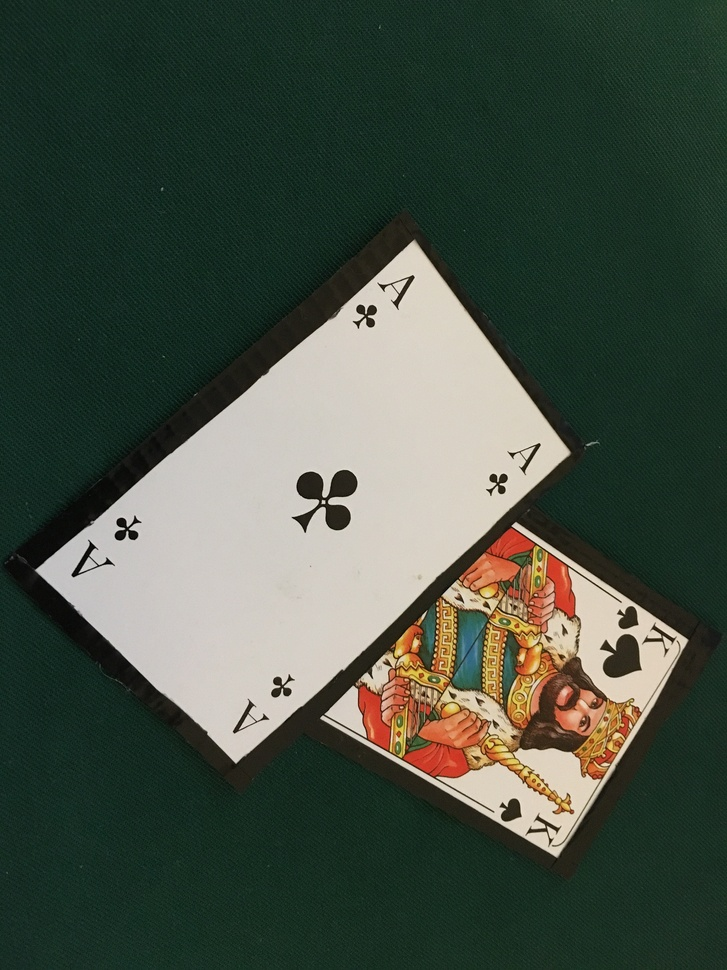
%> input picture matlab/input/Datensaetze/Spielsimulation/Spiel 3/Spielzug_9.jpg, 727 x 970 px, shrunk from 1512 x 2016 before the run
$ octave prototyp_per.m   (GNU Octave 9; MATLAB toolbox functions it lacks are replaced by stand-ins)
%> lines starting %> are read from the running program, lines starting %| are printed output that depends on the picture; in (x1, y1, x2, y2) boxes, pixels count from 0 and x2, y2 are one past the last pixel; in counts of white or black regions, pixels touching at a corner belong together; the program's own positions count from 1
### matlab/cornerDetection.m
%returns the four corner of the card
function [firstcorner, secondcorner, thirdcorner, fourthcorner] = cornerDetection(first_binary_image)
    boundingbox     = regionprops(first_binary_image, 'BoundingBox');
    boxproperties   = boundingbox.BoundingBox;
    left            = round(boxproperties(1));
    top             = round(boxproperties(2));
    width           = boxproperties(3);
    height          = boxproperties(4);
    right           = round(boxproperties(1) + width) - 1;
    bottom          = round(boxproperties(2) + height) - 1;
    firstcorner     = -1;
    secondcorner    = -1;
    thirdcorner     = -1;
    fourthcorner    = -1;
    %get first corner from top left to top right
    for x = left : right
        value = first_binary_image(top, x);
        if(value == 1)
            firstcorner = [top, x];
            break;
        end
    end
    %get second corner from top left to bottom left
    for y = top : bottom
        value = first_binary_image(y, left);
        if(value == 1)
            secondcorner = [y, left];
            break;
        end
    end
    %get third corner top right to bottom right
    for y = top : bottom
        value = first_binary_image(y, right);
        if(value == 1)
            thirdcorner = [y, right];
            break;
        end
    end
    %get fourth corner from bottom left to bottom right
    for x = left : right
        value = first_binary_image(bottom, x);
        if(value == 1)
            fourthcorner = [bottom, x];
            break;
        end
    end
end

### matlab/geom_transf_lowercard.m
function [ card_one_corrected ] = geom_transf_lowercard( card_first, card_one )
%GEOM_TRANSF_CARD - transforms the lower card from perspective projection to
%orthographic projection
%   Author: Miran Jank, 1526438
%   Input: lower card without perspective correction
%   Output: lower card transformed

[firstcorner, secondcorner, thirdcorner, fourthcorner] = cornerDetection(card_first);

%---- Get distance of all relevant edges ----%

distOL = round(pdist([firstcorner;secondcorner],'euclidean'));
distLU = round(pdist([secondcorner;fourthcorner],'euclidean'));
distUR = round(pdist([fourthcorner;thirdcorner],'euclidean'));
distRO = round(pdist([thirdcorner;firstcorner],'euclidean'));

distarray = [distOL,distLU,distUR,distRO];


%---- Search for the shortestpath ,secondshortestpath and longestpath ----%
shortestpath = distOL;
secondshortestpath = distRO;
longestpath = distOL;

for i = 1:4
    if(distarray(i) < shortestpath)
        shortestpath = distarray(i);
    end
    if(distarray(i) > longestpath)
        longestpath = distarray(i);
    end
end

TEMP = 50000;
for i = 1:4
    if(distarray(i) == shortestpath)
    elseif((distarray(i) - shortestpath) < TEMP)
        secondshortestpath = distarray(i);
        TEMP = distarray(i) - shortestpath;
    end
end

%---- Corner creation and allocation ----%
%Create new corner
newcorner = [0 0];

%Calculate coordinates of the new corner
if(longestpath == distOL)
    if(shortestpath == distRO || secondshortestpath == distRO)
        %left(secondcorner) is to be changed

        newcorner = firstcorner - secondcorner;
        betragnewcorner = norm(newcorner);
        einheitsvektor = newcorner/betragnewcorner;
        einheitsvektor = einheitsvektor * (longestpath - shortestpath);
        newcorner = secondcorner + einheitsvektor;

        secondcorner = newcorner;
    elseif(shortestpath == distLU || secondshortestpath == distLU)
        %up(firstcorner)
        %180° WORKS
        newcorner = secondcorner - firstcorner;
        betragnewcorner = norm(newcorner);
        einheitsvektor = newcorner/betragnewcorner;
        einheitsvektor = einheitsvektor * (longestpath - shortestpath);
        newcorner = firstcorner + einheitsvektor;

        firstcorner = newcorner;
    end
elseif(longestpath == distRO)
    if(shortestpath == distOL || secondshortestpath == distOL)
        %right(thirdcorner)
        %270° SEMIWORKS - verzerrung, da gedreht
        newcorner = firstcorner - thirdcorner;
        betragnewcorner = norm(newcorner);
        einheitsvektor = newcorner/betragnewcorner;
        einheitsvektor = einheitsvektor * (longestpath - shortestpath);
        newcorner = thirdcorner + einheitsvektor;

        thirdcorner = newcorner;
    elseif(shortestpath == distUR || secondshortestpath == distUR)
        %up(firstcorner)
        %
        newcorner = thirdcorner - firstcorner;
        betragnewcorner = norm(newcorner);
        einheitsvektor = newcorner/betragnewcorner;
        einheitsvektor = einheitsvektor * (longestpath - shortestpath);
        newcorner = firstcorner + einheitsvektor;

        firstcorner = newcorner;
    end
elseif(longestpath == distLU)
    if(shortestpath == distOL || secondshortestpath == distOL)
        %down(fourthcorner)
        %
        newcorner = secondcorner - fourthcorner;
        betragnewcorner = norm(newcorner);
        einheitsvektor = newcorner/betragnewcorner;
        einheitsvektor = einheitsvektor / (longestpath - shortestpath);
        newcorner =  fourthcorner + einheitsvektor;

        fourthcorner = newcorner;
    elseif(shortestpath == distUR || secondshortestpath == distUR)
        %left(secondcorner)
        %90° SEMIWORKS - verzerrung, da gedreht
        newcorner = fourthcorner - secondcorner;
        betragnewcorner = norm(newcorner);
        einheitsvektor = newcorner/betragnewcorner;
        einheitsvektor = einheitsvektor * (longestpath - shortestpath);
        newcorner = secondcorner + einheitsvektor;

        secondcorner = newcorner;
    end
elseif(longestpath == distUR)
    if(shortestpath == distRO || secondshortestpath == distRO)
        %down(fourthcorner)
        %0° WORKS
        newcorner = thirdcorner - fourthcorner;
        betragnewcorner = norm(newcorner);
        einheitsvektor = newcorner/betragnewcorner;
        einheitsvektor = einheitsvektor * (longestpath - shortestpath);
        newcorner = fourthcorner + einheitsvektor;

        fourthcorner = newcorner;
    elseif(shortestpath == distLU || secondshortestpath == distLU)
        %right(thirdcorner)
        %
        newcorner = fourthcorner - thirdcorner;
        betragnewcorner = norm(newcorner);
        einheitsvektor = newcorner/betragnewcorner;
        einheitsvektor = einheitsvektor * (longestpath - shortestpath);
        newcorner = thirdcorner + einheitsvektor;

        thirdcorner = newcorner;
    end
end

corners = [firstcorner;secondcorner;thirdcorner;fourthcorner];

r = [corners(1,1) corners(2,1) corners(3,1) corners(4,1)]';
c = [corners(1,2) corners(2,2) corners(3,2) corners(4,2)]';
% Verhältnis zwischen der linken und rechten Seite
links = [firstcorner; secondcorner];
rechts = [thirdcorner; fourthcorner];
d_l = pdist(links,'euclidean');
d_r = pdist(rechts,'euclidean');

% Kartenverhältnis 5:8 normal - 5:4 bei halber Karte
base = [0 0; 0 4; 5 0; 5 4*(d_r/d_l)]*150;
% Tansformation-Matrix
movPts = [c r];
fixPts = base;
tform = getTransformationMatrix(movPts',fixPts');

% In double umwandeln
card_one = double(card_one);
card_one = card_one/255;

% RGB-Kanäle einzeln transformieren
[r] = geotransform(card_one(:,:,1), tform);
[g] = geotransform(card_one(:,:,2), tform);
[b] = geotransform(card_one(:,:,3), tform);

% Output erzeugen und Kanäle zusammenlegen
card_one_corrected = repmat(uint8(0),[size(r),3]);
card_one_corrected(:,:,1) = uint8(round(r*255));
card_one_corrected(:,:,2) = uint8(round(g*255));
card_one_corrected(:,:,3) = uint8(round(b*255));
end

### matlab/getTransformationMatrix.m
% 	Erzeugung einer Transformationsmatrix mittels
% 	Direct Linear Transformation (DLT)
%   Parameter:
%       fix - 2x4 Matrix, Ecken einer Karte
%       mov - 2x4 Matrix, Zielkoordinaten
%   Ausgabe:
%       H   - 3x3 Matrix
%   Author: Aleksandar Marinkovic 01634028

function H = getTransformationMatrix(fix,mov)

    % Anzahl der Punkte
    npts=4;
    % Koordinaten des Ziels
    x = mov(1,:);
    y = mov(2,:);
    % Koordinaten der Eckpunkte
    xd = fix(1,:);
    yd = fix(2,:);

    % 8x9 Matrix mittels DLT bilden
    H = zeros(2*npts,9);
    for i=1:npts
        H(2*i-1,:) = [x(i) y(i) 1 0 0 0 -xd(i).*x(i) -xd(i).*y(i) -xd(i)];
        H(2*i,:)   = [0 0 0 x(i) y(i) 1 -yd(i).*x(i) -yd(i).*y(i) -yd(i)];
    end

    % Transformationsmatrix aus V entnehmen
    [U,S,V] = svd(H); % H = U*S*V
    H=reshape(V(:,9),3,3)';

    % Normalisieren
    S = svd(H);
    H = H / S(2);
end

### matlab/geotransform.m
% 	Perspektivkorrektur eines Bildes
%   Parameter:
%       im      - Graustufenbild / Channel einzeln transformieren
%       T       - 3x3 Transformationsmatrix
%   Ausgabe:
%       newim   - Transformiertes Bild
%   Author: Aleksandar Marinkovic 01634028

function newim = geotransform(im, T)
    [rows, cols] = size(im);
    x = (1:cols)';
    y = (1:rows)';

    % Alle m鰃lichen xy-Koordinaten
    [xi, yi] = meshgrid(x,y);
    xi_size = length(xi(:));

    % mit der Transformationsmatrix multiplizieren
    imgT = T * [xi(:) yi(:) ones(xi_size, 1)]';

    % xy-Koordinaten normalisieren
    xq = imgT(1,:) ./ imgT(3,:);
    yq = imgT(2,:) ./ imgT(3,:);

    % Interpolieren & reshapen
    newim = interp2(im, xq, yq);
    newim = reshape(newim, rows, cols);
end

### matlab/prototyp_per.m
% Prototype here please %
close all;
%1. Karten teilen/ 2 separate bilder erstellen mit je 1 Karte
%2. Geometrisch projezieren / homogenes Bild erhalten
%3. Template matching - resultat erhalten

% Original Image
input = imread('input/Datensaetze/Spielsimulation/Spiel 3/Spielzug_9.jpg');
%> input is the input picture: size 970x727x3 uint8; mean R, G, B 69.9, 80, 67.9
% write = 'Output/untere Karte/Spiel 3_8u.jpg';
% input = imread('input/test_img_pers2a.jpg');
%%%%%%%%%%%%%%%%%%%%%%%%%%%%%%%%%%%%

% Grayscale image
input_gray = rgb2gray(input);
%%%%%%%%%%%%%%%%%%%%%%%%%%%%%%%%%%%%

% Binarized Image
binaryInput = imbinarize(input_gray, 0.5);
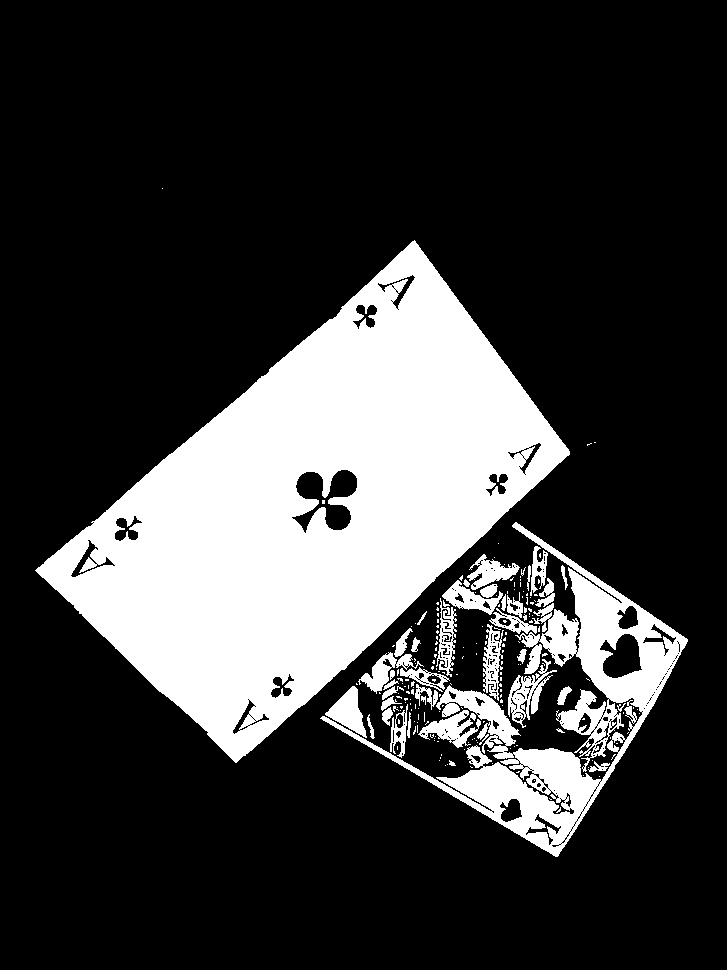
%> binaryInput: size 970x727 logical; 23% white; 205 white regions (165 under 20 px), largest, box (x1, y1, x2, y2) and area: (35, 240, 570, 763) 125362, (320, 522, 688, 857) 24338, (508, 659, 557, 728) 1128
%%%%%%%%%%%%%%%%%%%%%%%%%%%%%%%%%%%%

% connected components
CC = bwconncomp(binaryInput);
%> CC = 205 connected components
%%%%%%%%%%%%%%%%%%%%%%%%%%%%%%%%%%%%

% Dummy Image
BW2 = zeros(size(binaryInput));
%%%%%%%%%%%%%%%%%%%%%%%%%%%%%%%%%%%%

% Sort biggest Components
numPixels = cellfun(@numel,CC.PixelIdxList);
%> numPixels = 205 values, max 125362 at index 1, min 1 at index 2, mean 789.5
[biggest, idx] = sort(numPixels,'descend');
%> biggest = 205 values, max 125362 at index 1, min 1 at index 152, mean 789.5; idx = 205 values, max 205 at index 205, min 1 at index 1, mean 103
%%%%%%%%%%%%%%%%%%%%%%%%%%%%%%%%%%%%

%Fill the holes in the 2 components
card_first = zeros(size(binaryInput));
card_first(CC.PixelIdxList{idx(1)}) = 1;
filled_first = imfill(card_first, 'holes');

card_second = zeros(size(binaryInput));
card_second(CC.PixelIdxList{idx(2)}) = 1;
filled_second = imfill(card_second, 'holes');
%%%%%%%%%%%%%%%%%%%%%%%%%%%%%%%%%%%%

%Decide which card is bigger by comparing the pixels
if(sum(filled_first) > sum(filled_second))
    card_first = filled_first;
    card_second = filled_second;
else
    card_first = filled_second;
    card_second = filled_first;
end;
%%%%%%%%%%%%%%%%%%%%%%%%%%%%%%%%%%%%

%Get the RGB card from the Original image by dotmultiplying with the binary
%image
card_one = input;
card_two = input;

card_one(:,:,1) = double(card_one(:,:,1)) .* card_first(:,:);
card_one(:,:,2) = double(card_one(:,:,2)) .* card_first(:,:);
card_one(:,:,3) = double(card_one(:,:,3)) .* card_first(:,:);

card_two(:,:,1) = double(card_two(:,:,1)) .* card_second(:,:);
card_two(:,:,2) = double(card_two(:,:,2)) .* card_second(:,:);
card_two(:,:,3) = double(card_two(:,:,3)) .* card_second(:,:);
%%%%%%%%%%%%%%%%%%%%%%%%%%%%%%%%%%%%

% Show both cards
 imshowpair(card_one, card_two, 'Montage');
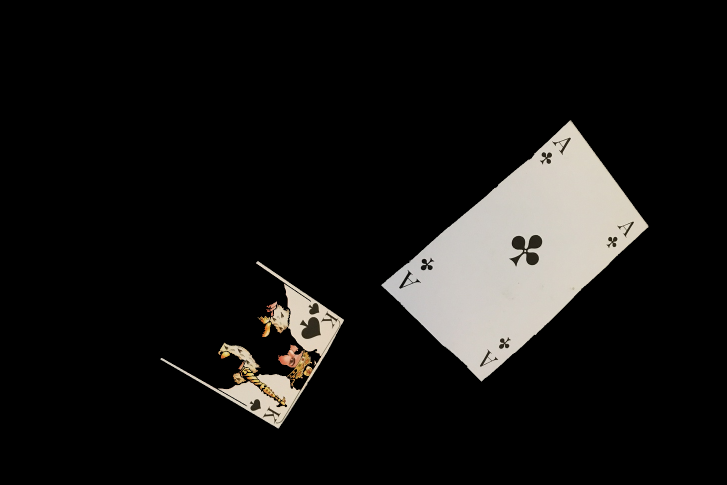
%> displayed picture: size 970x1454x3, on the screen's scale of 0 to 255 (shown at 1/2 size); mean R, G, B 22.8, 21.8, 20.5
%%%%%%%%%%%%%%%%%%%%%%%%%%%%%%%%%%%%

%grayscale of the two single cards
card_one_gray = rgb2gray(card_one);
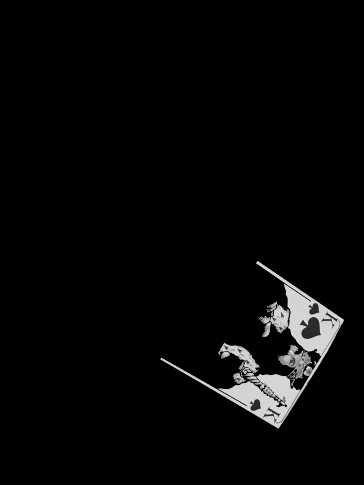
%> card_one_gray: size 970x727 uint8 (shown at 1/2 size); min 0, max 235, mean 7.2
card_two_gray = rgb2gray(card_two);

% [105 lines of commented-out code are left out]
card_one_corrected = geom_transf_lowercard(card_first, card_one);
%> in cornerDetection, `boundingbox     = regionprops(first_binary_image, 'BoundingBox');`: boundingbox = 1 region; box (x1, y1, x2, y2): (320, 522, 688, 857)
%> in cornerDetection, `boxproperties   = boundingbox.BoundingBox;`: boxproperties = [320.5 522.5 368 335]
%> in cornerDetection, `left            = round(boxproperties(1));`: left = 321
%> in cornerDetection, `top             = round(boxproperties(2));`: top = 523
%> in cornerDetection, `width           = boxproperties(3);`: width = 368
%> in cornerDetection, `height          = boxproperties(4);`: height = 335
%> in cornerDetection, `right           = round(boxproperties(1) + width) - 1;`: right = 688
%> in cornerDetection, `bottom          = round(boxproperties(2) + height) - 1;`: bottom = 857
%> after the loop in cornerDetection, `for x = left : right`: firstcorner = [523 516]
%> after the loop in cornerDetection, `for y = top : bottom`: secondcorner = [719 321]
%> the loop in cornerDetection, `for y = top : bottom` made 118 passes
%> after the loop in cornerDetection, `for y = top : bottom`: thirdcorner = [640 688]
%> after the loop in cornerDetection, `for x = left : right`: fourthcorner = [857 556]
%> in geom_transf_lowercard, `[firstcorner, secondcorner, thirdcorner, fourthcorner] = cornerDetecti..`: firstcorner = [523 516]; secondcorner = [719 321]; thirdcorner = [640 688]; fourthcorner = [857 556]
%> in geom_transf_lowercard, `distOL = round(pdist([firstcorner;secondcorner],'euclidean'));`: distOL = 276
%> in geom_transf_lowercard, `distLU = round(pdist([secondcorner;fourthcorner],'euclidean'));`: distLU = 273
%> in geom_transf_lowercard, `distUR = round(pdist([fourthcorner;thirdcorner],'euclidean'));`: distUR = 254
%> in geom_transf_lowercard, `distRO = round(pdist([thirdcorner;firstcorner],'euclidean'));`: distRO = 208
%> in geom_transf_lowercard, `distarray = [distOL,distLU,distUR,distRO];`: distarray = [276 273 254 208]
%> in geom_transf_lowercard, `shortestpath = distOL;`: shortestpath = 276
%> in geom_transf_lowercard, `secondshortestpath = distRO;`: secondshortestpath = 208
%> in geom_transf_lowercard, `longestpath = distOL;`: longestpath = 276
%> the loop in geom_transf_lowercard, `for i = 1:4` made 4 passes
%> shortestpath on passes 2 to 4: 273, 254, 208
%> the loop in geom_transf_lowercard, `for i = 1:4` made 4 passes
%> (secondshortestpath, TEMP) on passes 1 to 3: (276, 68), (273, 65), (254, 46)
%> in geom_transf_lowercard, `newcorner = firstcorner - secondcorner;`: newcorner = [-196 195]
%> in geom_transf_lowercard, `betragnewcorner = norm(newcorner);`: betragnewcorner = 276.5
%> in geom_transf_lowercard, `einheitsvektor = newcorner/betragnewcorner;`: einheitsvektor = [-0.709 0.705]
%> in geom_transf_lowercard, `einheitsvektor = einheitsvektor * (longestpath - shortestpath);`: einheitsvektor = [-48.21 47.96]
%> in geom_transf_lowercard, `newcorner = secondcorner + einheitsvektor;`: newcorner = [670.8 369]
%> in geom_transf_lowercard, `corners = [firstcorner;secondcorner;thirdcorner;fourthcorner];`: corners = [523 516; 670.8 369; 640 688; 857 556]
%> in geom_transf_lowercard, `r = [corners(1,1) corners(2,1) corners(3,1) corners(4,1)]';`: r = [523; 670.8; 640; 857]
%> in geom_transf_lowercard, `c = [corners(1,2) corners(2,2) corners(3,2) corners(4,2)]';`: c = [516; 369; 688; 556]
%> in geom_transf_lowercard, `links = [firstcorner; secondcorner];`: links = [523 516; 670.8 369]
%> in geom_transf_lowercard, `rechts = [thirdcorner; fourthcorner];`: rechts = [640 688; 857 556]
%> in geom_transf_lowercard, `d_l = pdist(links,'euclidean');`: d_l = 208.5
%> in geom_transf_lowercard, `d_r = pdist(rechts,'euclidean');`: d_r = 254
%> in geom_transf_lowercard, `base = [0 0; 0 4; 5 0; 5 4*(d_r/d_l)]*150;`: base = [0 0; 0 600; 750 0; 750 731]
%> in geom_transf_lowercard, `movPts = [c r];`: movPts = [516 523; 369 670.8; 688 640; 556 857]
%> in geom_transf_lowercard, `fixPts = base;`: fixPts = [0 0; 0 600; 750 0; 750 731]
%> in getTransformationMatrix, `x = mov(1,:);`: x = [0 0 750 750]
%> in getTransformationMatrix, `y = mov(2,:);`: y = [0 600 0 731]
%> in getTransformationMatrix, `xd = fix(1,:);`: xd = [516 369 688 556]
%> in getTransformationMatrix, `yd = fix(2,:);`: yd = [523 670.8 640 857]
%> after the loop in getTransformationMatrix, `for i=1:npts`: H = [0 0 1 0 0 0 0 0 -516; 0 0 0 0 0 1 0 0 -523; 0 600 1 0 0 0 0 -221376.1 -369; 0 0 0 0 600 1 0 -402476.4 -670.8; 750 0 1 0 0 0 -516000 0 -688; 0 0 0 750 0 1 -480000 0 -640; 750 731 1 0 0 0 -417000 -406430.2 -556; 0 0 0 750 731 1 -642750 -626458.1 -857]
%> in getTransformationMatrix, `[U,S,V] = svd(H);`: U = [5.03e-07 2.92e-08 0.0167 -0.549 -0.0765 -0.0775 -0.425 0.712; 5.09e-07 2.96e-08 0.0169 -0.556 -0.0775 -0.0785 -0.43 -0.702; 0.109 0.305 0.286 -0.163 -0.586 -0.515 0.421 -3.29e-05; 0.198 0.555 -0.108 -0.432 0.341 0.402 0.42 2.51e-05; 0.333 -0.542 0.334 -0.242 0.493 -0.31 0.293 -1.98e-05; 0.31 -0.504 -0.317 -0.189 -0.514 0.435 0.245 2.73e-05; 0.469 0.122 0.684 0.2 -0.127 0.402 -0.282 2.46e-05; 0.723 0.189 -0.476 0.205 0.0701 -0.337 -0.235 -2.04e-05]; S = [1232712.7 0 0 0 0 0 0 0 0; 0 576824 0 0 0 0 0 0 0; 0 0 1248.9 0 0 0 0 0 0; 0 0 0 932.3 0 0 0 0 0; 0 0 0 0 673.6 0 0 0 0; 0 0 0 0 0 102.3 0 0 0; 0 0 0 0 0 0 93.21 0 0; 0 0 0 0 0 0 0 1 0]; V = [0.000488 -0.000546 0.611 -0.0334 0.408 0.671 0.0886 0.00358 0.000348; 0.000331 0.000473 0.538 0.0521 -0.66 -0.152 0.5 -0.00177 -0.000493; 7.39e-07 -1.99e-07 0.00106 -0.000808 -0.00044 -0.0049 8.38e-05 0.712 0.702; 0.000628 -0.000411 -0.476 0.0131 -0.494 0.723 0.079 0.00515 0.000246; 0.000525 0.000816 -0.33 -0.117 0.38 -0.0488 0.855 0.000111 4.57e-05; 9.98e-07 4.15e-07 -0.000707 -0.00104 -0.000267 0.00413 -8.85e-06 -0.702 0.712; -0.795 0.606 0.000134 -0.000933 -0.000184 0.00102 -2.64e-05 6.58e-06 5.2e-08; -0.606 -0.795 -8.93e-05 -0.000825 -0.000171 -0.0002 0.00105 -1.58e-06 -4.32e-07; -0.0012 -3.27e-05 -0.0405 0.991 0.0999 0.0153 0.0767 4.07e-09 0.00136]
%> in getTransformationMatrix, `H=reshape(V(:,9),3,3)';`: H = [0.000348 -0.000493 0.702; 0.000246 4.57e-05 0.712; 5.2e-08 -4.32e-07 0.00136]
%> in getTransformationMatrix, `S = svd(H);`: S = [1; 0.00039; 5.1e-07]
%> in getTransformationMatrix, `H = H / S(2);`: H = [0.892 -1.26 1799.7; 0.629 0.117 1824.1; 0.000133 -0.00111 3.49]
%> in geom_transf_lowercard, `tform = getTransformationMatrix(movPts',fixPts');`: tform has the same summary as H in getTransformationMatrix
%> in geom_transf_lowercard, `card_one_corrected(:,:,3) = uint8(round(b*255));`:
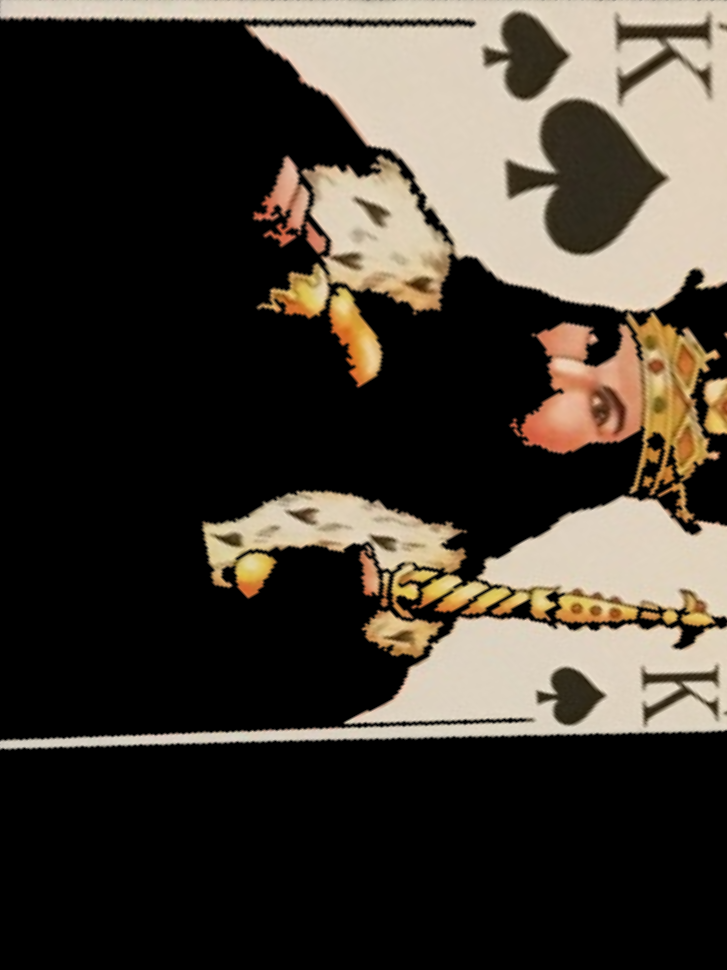
%> card_one_corrected: size 970x727x3 uint8; mean R, G, B 65.3, 58.5, 49.6
% card_two_corrected = geom_transf_uppercard(card_second, card_two);
% imwrite(card_one_corrected, write);
figure;
% imshow(card_two_corrected);

imshowpair(card_one_corrected, card_two_corrected, 'Montage');
%> (this line was passed over: card_two_corrected is not available in this run)
% [83 lines of commented-out code are left out]
